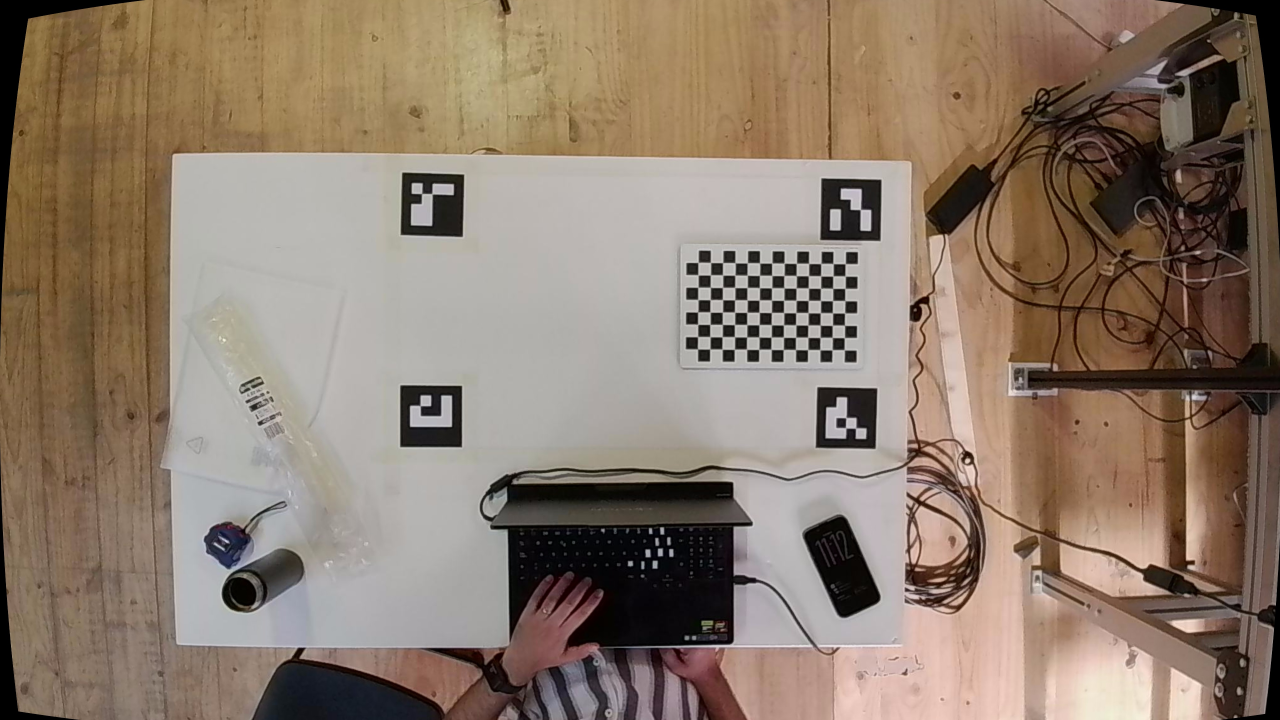
#> input picture Webcam detection/calibration_data/undistort_test_sample.jpg, 3840 x 2160 px (shown at 1/3 size)
$ python -i 2_setup_workspace.py   (imports and definitions only)   (older library calls are emulated)
#> lines starting #> are read from the running program, lines starting #| are printed output that depends on the picture
### Webcam detection/camera_utils.py
"""
Camera utilities for timber scanning rig:
- Hardware parameter controls via duvc_ctl and OpenCV (focus, zoom, exposure, light, white balance)
- Digital Sensor Zoom & Crop support
- VideoCapture setup
- Lens distortion removal (supporting OpenCV Fisheye and Standard Pinhole models with map caching)
"""

import os
import cv2
import numpy as np
import config

try:
    import duvc_ctl as duvc
    HAS_DUVC = True
except ImportError:
    duvc = None
    HAS_DUVC = False


# ===========================================================================
# Digital Zoom & Center Crop Helper
# ===========================================================================

# [222 lines left out: functions apply_digital_zoom, _clamp_property_value, apply_camera_settings, open_configured_camera, not called in this run]


# ===========================================================================
# Lens Distortion Removal (Fisheye & Standard Models with Map Caching)
# ===========================================================================

class Undistorter:
    """
    High-performance undistorter that supports both cv2.fisheye and standard
    OpenCV calibration models with precomputed remap grids.
    """
    def __init__(self, calib_file=None):
        self.calib_file = calib_file or config.CAMERA_CALIB_FILE
        self.is_loaded = False
        self.is_fisheye = False
        self.K = None
        self.D = None
        self.calib_size = None
        self.cached_maps = {}  # (w, h, balance, fov_scale) -> (map1, map2, new_K)
        self.load()

    def load(self):
        if not os.path.exists(self.calib_file):
            self.is_loaded = False
            return False

        try:
            data = np.load(self.calib_file)
            self.K = np.array(data["camera_matrix"], dtype=np.float64)
            self.D = np.array(data["dist_coeffs"], dtype=np.float64)
            self.is_fisheye = bool(data.get("is_fisheye", getattr(config, "CALIBRATION_MODEL", "fisheye") == "fisheye"))
            if "image_size" in data:
                size = data["image_size"]
                self.calib_size = (int(size[0]), int(size[1]))
            else:
                self.calib_size = None
            self.is_loaded = True
            self.cached_maps.clear()
            return True
        except Exception as e:
            print(f"[Undistorter] Failed to load calibration file {self.calib_file}: {e}")
            self.is_loaded = False
            return False

    def _get_maps(self, img_w, img_h, balance=None, fov_scale=None):
        bal = balance if balance is not None else getattr(config, "FISHEYE_BALANCE", 0.0)
        fov = fov_scale if fov_scale is not None else getattr(config, "FISHEYE_FOV_SCALE", 1.0)
        cache_key = (img_w, img_h, float(bal), float(fov), self.is_fisheye)

        if cache_key in self.cached_maps:
            return self.cached_maps[cache_key]

        K_scaled = self.K.copy()
        if self.calib_size is not None:
            calib_w, calib_h = self.calib_size
            if (img_w, img_h) != (calib_w, calib_h):
                sx = img_w / float(calib_w)
                sy = img_h / float(calib_h)
                K_scaled[0, 0] *= sx
                K_scaled[1, 1] *= sy
                K_scaled[0, 2] *= sx
                K_scaled[1, 2] *= sy

        image_size = (img_w, img_h)

        if self.is_fisheye:
            # OpenCV Fisheye Rectification
            # Ensure D has 4 parameters
            D_vec = self.D.reshape(4, 1) if self.D.size == 4 else self.D
            new_K = cv2.fisheye.estimateNewCameraMatrixForUndistortRectify(
                K_scaled,
                D_vec,
                image_size,
                np.eye(3),
                balance=bal,
                new_size=image_size,
                fov_scale=fov
            )
            map1, map2 = cv2.fisheye.initUndistortRectifyMap(
                K_scaled,
                D_vec,
                np.eye(3),
                new_K,
                image_size,
                cv2.CV_16SC2
            )
        else:
            # Standard pinhole model
            new_K, _ = cv2.getOptimalNewCameraMatrix(
                K_scaled,
                self.D,
                image_size,
                alpha=bal,
                newImgSize=image_size
            )
            map1, map2 = cv2.initUndistortRectifyMap(
                K_scaled,
                self.D,
                None,
                new_K,
                image_size,
                cv2.CV_16SC2
            )

        self.cached_maps[cache_key] = (map1, map2, new_K)
        return map1, map2, new_K

    def undistort(self, img, balance=None, fov_scale=None):
        """
        Undistort an image using fast cv2.remap.
        """
        if not self.is_loaded:
            if not self.load():
                return img

        img_h, img_w = img.shape[:2]
        map1, map2, _ = self._get_maps(img_w, img_h, balance=balance, fov_scale=fov_scale)
        undistorted = cv2.remap(
            img,
            map1,
            map2,
            interpolation=cv2.INTER_LINEAR,
            borderMode=cv2.BORDER_CONSTANT
        )
        return undistorted


# Global singleton instance
_GLOBAL_UNDISTORTER = None

def get_undistorter(calib_file=None):
    global _GLOBAL_UNDISTORTER
    if _GLOBAL_UNDISTORTER is None or calib_file is not None:
        _GLOBAL_UNDISTORTER = Undistorter(calib_file)
    return _GLOBAL_UNDISTORTER

def undistort(img, balance=None, fov_scale=None):
    """Convenience function to undistort an image."""
    return get_undistorter().undistort(img, balance=balance, fov_scale=fov_scale)

### Webcam detection/2_setup_workspace.py
"""
Step 2: Compute the pixel -> real-world-millimetre mapping for your table.

Run this ONCE after the rig (camera height/angle) is physically fixed in
place, and re-run it any time the camera or the markers move.

The script:
    1. Opens the Arducam camera.
    2. Shows a live view of the empty table.
    3. Press SPACE to capture the workspace image.
    4. Undistorts the image using the camera calibration from Step 1.
    5. Detects the 4 ArUco markers.
    6. Uses the OUTER corner of each marker.
    7. Computes the homography from pixel coordinates -> real-world mm.
    8. Saves the homography.

Controls:
    SPACE = capture and calibrate
    ENTER = exit

Usage:
    python 2_setup_workspace.py
"""

import cv2
import numpy as np
import os
import config
import camera_utils


# ---------------------------------------------------------
# Settings
# ---------------------------------------------------------

# Folder for workspace photos
WORKSPACE_PHOTOS_DIR = os.path.join(
    config.CALIB_DIR,
    "workspace_photos"
)

# [1 line not run here, left out]


# ---------------------------------------------------------
# Undistort image
# ---------------------------------------------------------

def undistort(img):
    return camera_utils.undistort(img)


# ---------------------------------------------------------
# Capture workspace image
# ---------------------------------------------------------

# [87 lines left out: function capture_workspace, not called in this run]


# ---------------------------------------------------------
# Calculate workspace homography
# ---------------------------------------------------------

def calculate_homography(image_path):

    print("\nStarting workspace calibration...")

    # -----------------------------------------------------
    # Read image
    # -----------------------------------------------------

    img = cv2.imread(image_path)
#> img is the input picture: shape (2160, 3840, 3); mean B, G, R 107.8, 123.2, 140.4

    if img is None:
        print(f"Could not read image: {image_path}")
        raise SystemExit(1)

    # -----------------------------------------------------
    # Undistort
    # -----------------------------------------------------

    img_undist = undistort(img)
#> (reads Webcam detection/calibration_data/camera_intrinsics.npz from the repository)
#> in undistort, `undistorted = cv2.remap( img, map1, map2, interpolation=cv2.INTER_LINE..`:
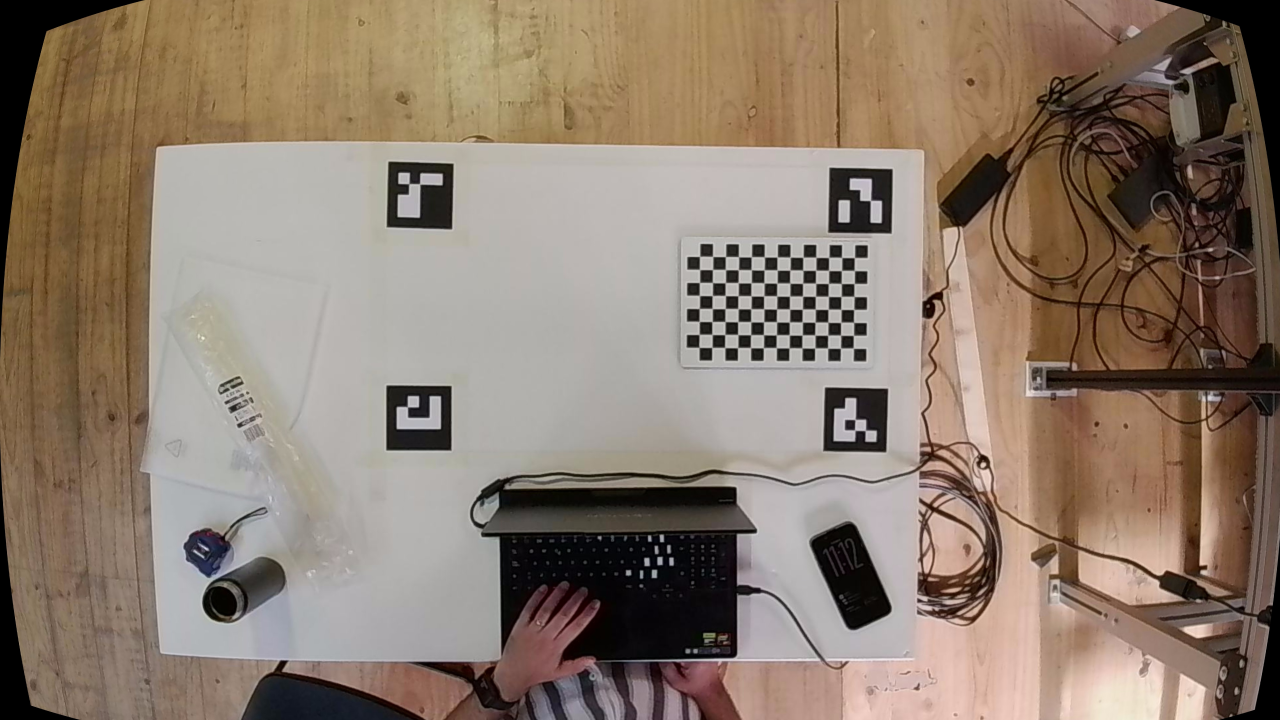
#> undistorted: shape (2160, 3840, 3) (shown at 1/3 size); mean B, G, R 109.5, 124.1, 140.5

    # -----------------------------------------------------
    # ArUco detector
    # -----------------------------------------------------

    aruco_dict = cv2.aruco.getPredefinedDictionary(
        getattr(
            cv2.aruco,
            config.ARUCO_DICT
        )
    )

    aruco_params = cv2.aruco.DetectorParameters()

    detector = cv2.aruco.ArucoDetector(
        aruco_dict,
        aruco_params
    )

    gray = cv2.cvtColor(
        img_undist,
        cv2.COLOR_BGR2GRAY
    )
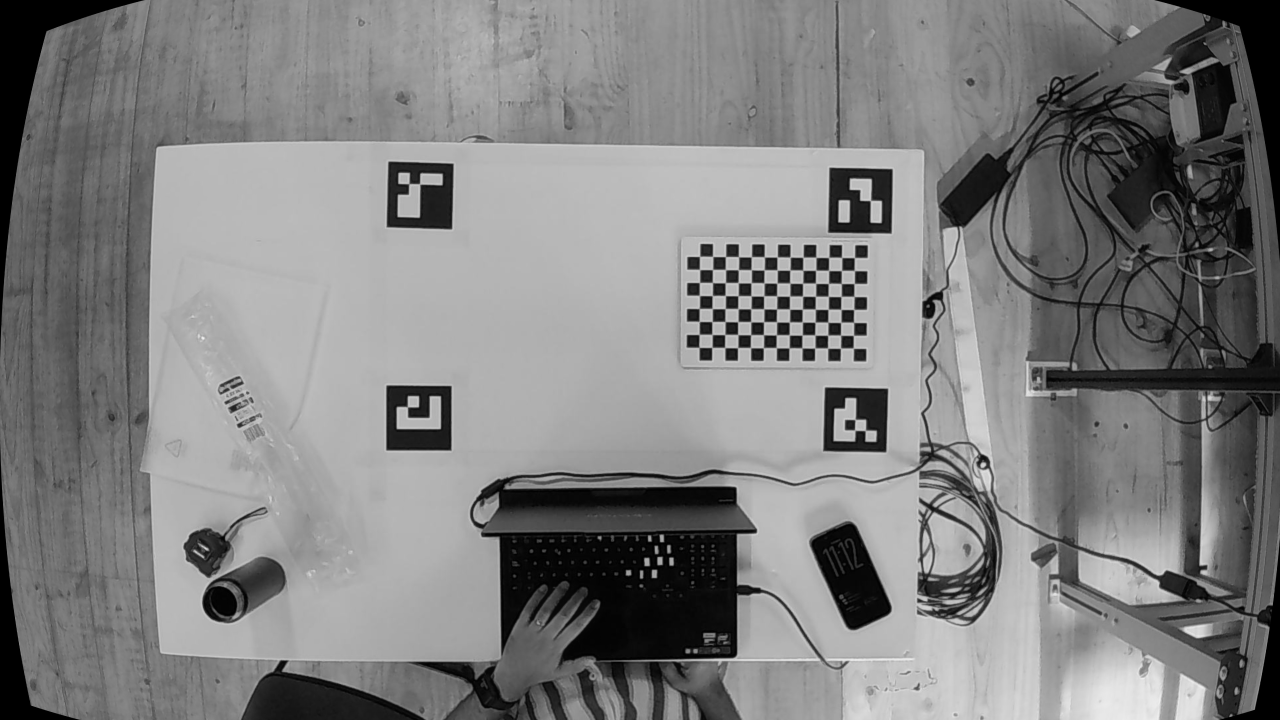
#> gray: shape (2160, 3840) (shown at 1/3 size); min 0, max 242, mean 127.4

    corners, ids, _ = detector.detectMarkers(gray)
#> corners = ([[1355, 687], [1159, 680], [1165, 485], [1360, 491]], [[1354, 1351], [1159, 1350], [1160, 1156], [1354, 1158]], [[2674, 701], [2484, 697], [2488, 503], [2677, 507]], [[2658, 1356], [2469, 1353], [2476, 1162], [2664, 1167]]); ids = [2, 1, 3, 0]

    # -----------------------------------------------------
    # Check markers
    # -----------------------------------------------------

    if ids is None:

        print(
            "No ArUco markers detected.\n"
            "Check lighting, focus, and that all 4 markers "
            "are visible and flat."
        )

        raise SystemExit(1)

    ids = ids.flatten()

    print(
        f"Detected marker IDs: "
        f"{sorted([int(i) for i in ids])}"
    )
#| Detected marker IDs: [0, 1, 2, 3]

    # -----------------------------------------------------
    # Get OUTER corner of every marker
    #
    # OpenCV ArUco corner order:
    #
    #       [0] -------- [1]
    #        |            |
    #        |            |
    #       [3] -------- [2]
    #
    # For markers arranged like:
    #
    #       0 -------- 1
    #       |          |
    #       |          |
    #       3 -------- 2
    #
    # the outer corners are:
    #
    # marker 0 -> corner [0]
    # marker 1 -> corner [1]
    # marker 2 -> corner [2]
    # marker 3 -> corner [3]
    # -----------------------------------------------------

    outer_corner_index = {
        0: 0,   # top-left marker
        1: 1,   # top-right marker
        2: 2,   # bottom-right marker
        3: 3,   # bottom-left marker
    }

    detected = {}

    for marker_id, marker_corners in zip(
        ids,
        corners
    ):

        marker_id = int(marker_id)

        if marker_id not in outer_corner_index:
            print(
                f"Warning: unexpected marker ID "
                f"{marker_id}, ignoring it."
            )
            continue

        corner_index = outer_corner_index[marker_id]

        point = marker_corners[0][corner_index]

        detected[marker_id] = point

        print(
            f"Marker {marker_id}: "
            f"outer corner pixel = "
            f"({point[0]:.2f}, {point[1]:.2f})"
        )
#> this loop made 4 passes
#> (marker_id, marker_corners, corner_index) on passes 1 to 4: (2, [[1355, 687], [1159, 680], [1165, 485], [1360, 491]], 2), (1, [[1354, 1351], [1159, 1350], [1160, 1156], [1354, 1158]], 1), (3, [[2674, 701], [2484, 697], [2488, 503], [2677, 507]], 3), (0, [[2658, 1356], [2469, 1353], [2476, 1162], [2664, 1167]], 0)
#| Marker 2: outer corner pixel = (1165.00, 485.00)
#| Marker 1: outer corner pixel = (1159.00, 1350.00)
#| Marker 3: outer corner pixel = (2677.00, 507.00)
#| Marker 0: outer corner pixel = (2658.00, 1356.00)
#> after the loop, detected = {2: [1165, 485], 1: [1159, 1350], 3: [2677, 507], 0: [2658, 1356]}

    # -----------------------------------------------------
    # Check that all expected markers exist
    # -----------------------------------------------------

    expected_ids = set(
        config.MARKER_WORLD_POSITIONS_MM.keys()
    )

    missing = expected_ids - set(detected.keys())
#> missing = 0 items

    if missing:

        print(
            f"\nMissing expected markers: {missing}"
        )

        print(
            "Make sure all four ArUco markers are visible "
            "and correctly detected."
        )

        raise SystemExit(1)

    # -----------------------------------------------------
    # Build pixel and world point arrays
    # -----------------------------------------------------

    pixel_pts = []
    world_pts = []

    for marker_id, world_xy in (
        config.MARKER_WORLD_POSITIONS_MM.items()
    ):

        pixel_pts.append(
            detected[marker_id]
        )

        world_pts.append(
            world_xy
        )
#> after the loop, pixel_pts = [[1159, 1350], [2658, 1356], [1165, 485], [2677, 507]]; world_pts = [(0, 0), (776, 0), (0, 440), (776, 440)]

    pixel_pts = np.array(
        pixel_pts,
        dtype=np.float32
    )

    world_pts = np.array(
        world_pts,
        dtype=np.float32
    )
#> world_pts = [[0, 0], [776, 0], [0, 440], [776, 440]]

    print("\nPixel points:")
    print(pixel_pts)
#| [[1159. 1350.]
#|  [2658. 1356.]
#|  [1165.  485.]
#|  [2677.  507.]]

    print("\nWorld points (mm):")
    print(world_pts)
#| [[  0.   0.]
#|  [776.   0.]
#|  [  0. 440.]
#|  [776. 440.]]

    # -----------------------------------------------------
    # Calculate homography
    # -----------------------------------------------------

    H, mask = cv2.findHomography(
        pixel_pts,
        world_pts,
        method=0
    )
#> H = [[0.494, 0.00343, -577.5], [0.002, -0.499, 671.6], [-1.18e-05, -1.01e-05, 1]]; mask = [1, 1, 1, 1]

    if H is None:

        print(
            "\nERROR: Could not calculate homography."
        )

        raise SystemExit(1)

    # -----------------------------------------------------
    # Sanity check
    # -----------------------------------------------------

    reprojected = cv2.perspectiveTransform(
        pixel_pts.reshape(-1, 1, 2),
        H
    ).reshape(-1, 2)
#> reprojected = [[2.34e-13, 2.34e-13], [776, 2.38e-13], [2.32e-13, 440], [776, 440]]

    errors_mm = np.linalg.norm(
        reprojected - world_pts,
        axis=1
    )
#> errors_mm = [3.31e-13, 2.38e-13, 2.32e-13, 0]

    print(
        "\nPer-marker reprojection error "
        "(should be near 0 mm):"
    )

    for marker_id, err in zip(
        config.MARKER_WORLD_POSITIONS_MM.keys(),
        errors_mm
    ):

        print(
            f"  marker {marker_id}: "
            f"{err:.2f} mm"
        )
#> this loop made 4 passes
#> (marker_id, err) on passes 1 to 4: (1, 3.31e-13), (0, 2.38e-13), (2, 2.32e-13), (3, 0)
#|   marker 1: 0.00 mm
#|   marker 0: 0.00 mm
#|   marker 2: 0.00 mm
#|   marker 3: 0.00 mm

    if errors_mm.max() > 5.0:

        print(
            "\nWARNING: >5 mm error on a marker."
        )

        print(
            "Double-check the measured marker positions "
            "in config.py and make sure the markers are flat."
        )

    # -----------------------------------------------------
    # Save homography
    # -----------------------------------------------------

    np.savez(
        config.HOMOGRAPHY_FILE,
        H=H
    )

    print(
        f"\nSaved homography to "
        f"{config.HOMOGRAPHY_FILE}"
    )

    # -----------------------------------------------------
    # Save readable TXT file as well
    # -----------------------------------------------------

    txt_file = os.path.splitext(
        config.HOMOGRAPHY_FILE
    )[0] + ".txt"

    with open(txt_file, "w") as f:

        f.write(
            "WORKSPACE HOMOGRAPHY CALIBRATION\n"
        )

        f.write(
            "=" * 50 + "\n\n"
        )

        f.write(
            f"Workspace image: {image_path}\n\n"
        )

        f.write(
            "Detected marker IDs:\n"
        )

        f.write(
            str(sorted(detected.keys()))
        )

        f.write("\n\n")

        f.write(
            "Pixel points (outer marker corners):\n"
        )

        f.write(
            np.array2string(
                pixel_pts,
                precision=4
            )
        )

        f.write("\n\n")

        f.write(
            "World points (mm):\n"
        )

        f.write(
            np.array2string(
                world_pts,
                precision=4
            )
        )

        f.write("\n\n")

        f.write(
            "Homography matrix H:\n"
        )

        f.write(
            np.array2string(
                H,
                precision=10
            )
        )

        f.write("\n\n")

        f.write(
            "Reprojection errors (mm):\n"
        )

        for marker_id, err in zip(
            config.MARKER_WORLD_POSITIONS_MM.keys(),
            errors_mm
        ):

            f.write(
                f"Marker {marker_id}: "
                f"{err:.6f} mm\n"
            )

    print(
        f"Saved readable homography to "
        f"{txt_file}"
    )


# ---------------------------------------------------------
# Main
# ---------------------------------------------------------

# [5 lines left out: function main, not called in this run]


# [2 lines not run here, left out]

>>> result = calculate_homography('calibration_data/undistort_test_sample.jpg')
